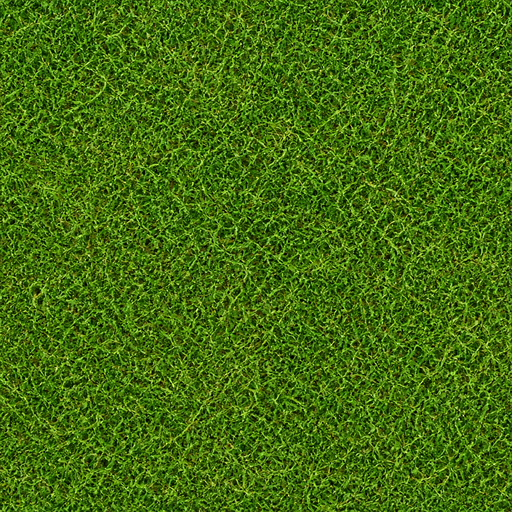
#> input picture Assets/Resources/Art/grass.png, 512 x 512 px
$ python art0-leafwrap-probe.py ../Assets/Resources/Art/grass.png ../Assets/Resources/Art/grass.png ../Assets/Resources/Art/grass.png ../Assets/Resources/Art/grass.png
#> lines starting #> are read from the running program, lines starting #| are printed output that depends on the picture
#!/usr/bin/env python3
"""ART-0 leaf wrap probe: measure a tiled material's wrap seam independently of the generator.

Reports, per image and per axis:
  cut / inner   - |first edge pixel - last edge pixel| vs |neighbour| in 0-255 levels.
  seam rank     - where the wrap step sits in the ranked list of ALL the steps the tiled
                  sheet shows (a 3 x 3 repeat). Rank 100 % means "the worst step in the whole
                  sheet is at the seam", i.e. a line the eye can find; a rank inside the
                  interior distribution means the seam is just another neighbour step.
                  This is the metric the ART-0 card's rolled-crop trap needed: a mean cannot
                  see a step that has moved inside, and a rank cannot be gamed by moving it.

Also writes the blind A/B sheets the eye reads:
  <out>/<name>_3x3_blind.png  - two 3 x 3 repeats side by side, native 1:1
  <out>/<name>_game_blind.png - the same two, each tile drawn 64 px (the swatch scale)

Run: python Tools/art0-leafwrap-probe.py OLD.png NEW.png OUTDIR [name]
"""

import os
import sys

import numpy as np
from PIL import Image


def cut_inner(a, axis):
    cut = np.abs(a.take(0, axis=axis).astype(np.int16) - a.take(-1, axis=axis).astype(np.int16))
    inner = np.abs(np.diff(a.astype(np.int16), axis=axis))
    return float(cut.mean()), float(inner.mean())


def seam_rank(a, axis, repeat=3):
    """Rank (0-100 %) of the wrap step among every step of a `repeat` x `repeat` tiling."""
    sheet = np.concatenate([np.concatenate([a] * repeat, axis=1)] * repeat, axis=0)
    steps = np.abs(np.diff(sheet.astype(np.int16), axis=axis)).mean(axis=2)     # (rows, cols-1)
    n = a.shape[axis]
    seam_idx = [(k + 1) * n - 1 for k in range(repeat - 1)]        # step that crosses a wrap
    seam = np.array([steps.take(i, axis=axis).mean() for i in seam_idx])
    keep = np.setdiff1d(np.arange(steps.shape[axis]), np.array(seam_idx))
    flat = np.sort(steps.take(keep, axis=axis).ravel())
    pct = [float((flat < s).mean() * 100.0) for s in seam]
    return float(np.mean(seam)), float(np.max(pct)), float(np.median(pct))


def sheet(img, tile, tiles_x, tiles_y):
    small = img.resize((tile, tile), Image.LANCZOS)
    out = Image.new("RGB", (tile * tiles_x, tile * tiles_y))
    for y in range(tiles_y):
        for x in range(tiles_x):
            out.paste(small, (x * tile, y * tile))
    return out


def main():
    old_path, new_path, outdir = sys.argv[1], sys.argv[2], sys.argv[3]
    name = sys.argv[4] if len(sys.argv) > 4 else os.path.splitext(os.path.basename(new_path))[0]
    os.makedirs(outdir, exist_ok=True)
    old = Image.open(old_path).convert("RGB")
#> old is the input picture: PIL image 512x512 RGB; mean R, G, B 68.3, 109, 15.6
    new = Image.open(new_path).convert("RGB")
    print("old %s  new %s  size %s" % (old_path, new_path, old.size))
#| old ../Assets/Resources/Art/grass.png  new ../Assets/Resources/Art/grass.png  size (512, 512)
    for label, img in (("OLD", old), ("NEW", new)):
        a = np.asarray(img).astype(np.float64)
        for axis, ax_name in ((1, "X"), (0, "Y")):
            cut, inner = cut_inner(a, axis)
            seam, pct_max, pct_med = seam_rank(a, axis)
            print("%s %s: cut %.2f inner %.2f ratio %.2f | seam step %.2f rank max %.1f%% median %.1f%%"
                  % (label, ax_name, cut, inner, cut / inner, seam, pct_max, pct_med))
#> this loop made 2 passes
#> label on passes 1 to 2: 'OLD', 'NEW'
#| OLD X: cut 30.17 inner 26.20 ratio 1.15 | seam step 30.17 rank max 66.0% median 66.0%
#| OLD Y: cut 29.34 inner 26.20 ratio 1.12 | seam step 29.34 rank max 64.9% median 64.9%
#| NEW X: cut 30.17 inner 26.20 ratio 1.15 | seam step 30.17 rank max 66.0% median 66.0%
#| NEW Y: cut 29.34 inner 26.20 ratio 1.12 | seam step 29.34 rank max 64.9% median 64.9%
#> pass 1, in cut_inner, `inner = np.abs(np.diff(a.astype(np.int16), axis=axis))`:
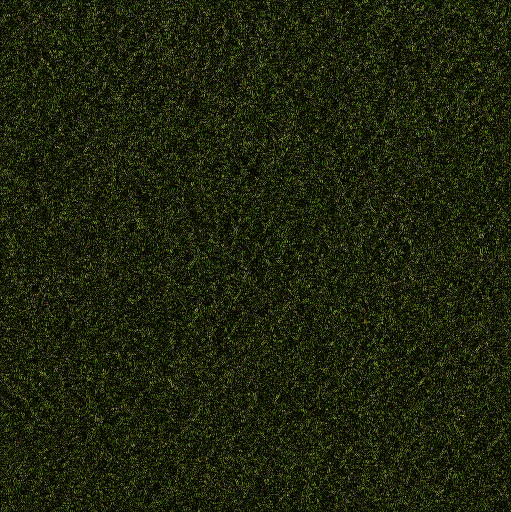
#> inner: shape (512, 511, 3) int16; mean R, G, B 30.5, 36, 12.2
#> pass 1, in seam_rank, `sheet = np.concatenate([np.concatenate([a] * repeat, axis=1)] * repeat..`:
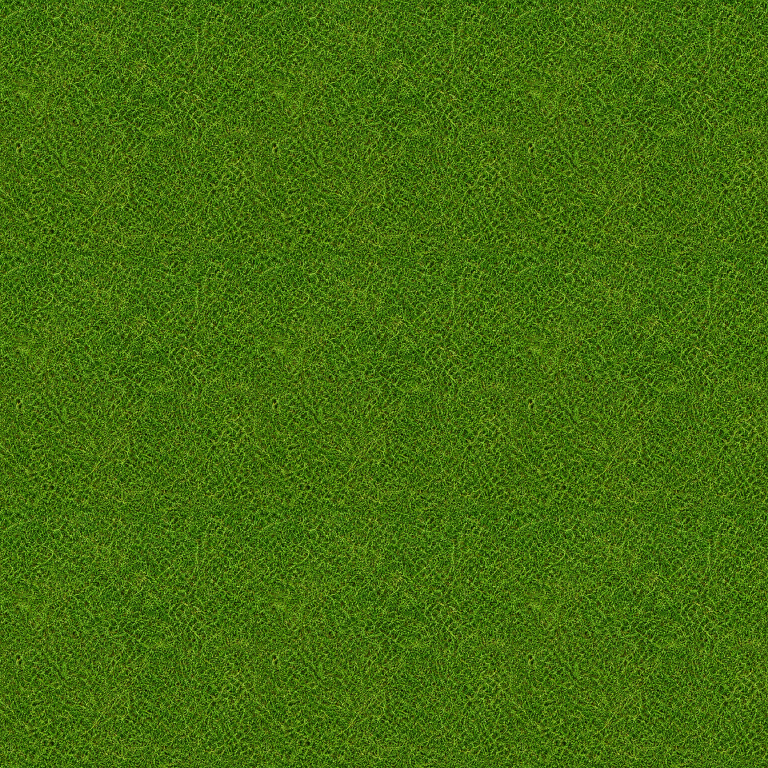
#> sheet: shape (1536, 1536, 3) float64 (shown at 1/2 size); mean R, G, B 68.3, 109, 15.6
#> pass 1, in seam_rank, `steps = np.abs(np.diff(sheet.astype(np.int16), axis=axis)).mean(axis=2)`:
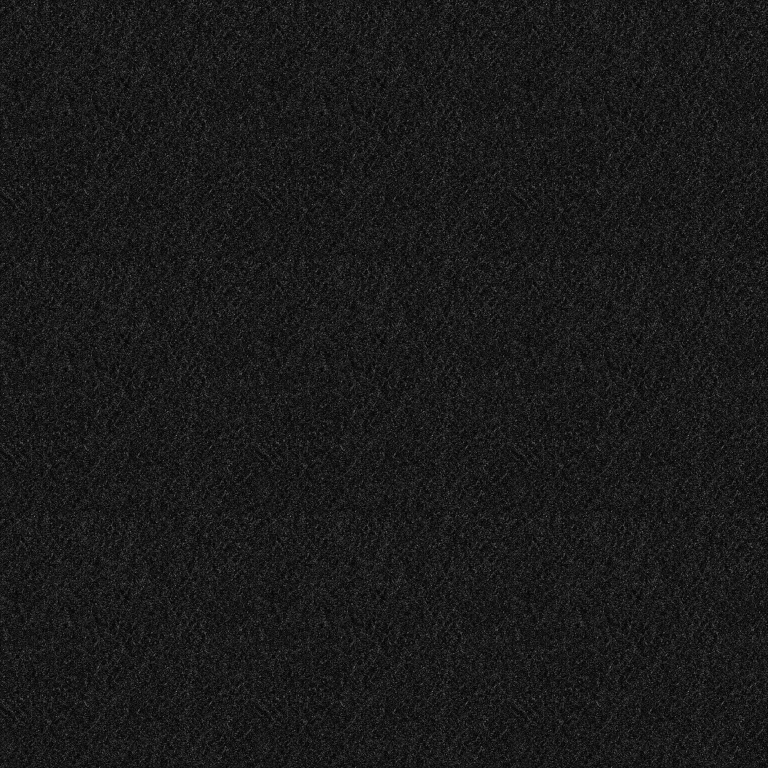
#> steps: shape (1536, 1535) float64 (shown at 1/2 size); min 0, max 175, mean 26.2

    ob, nb = np.asarray(old).astype(np.int16), np.asarray(new).astype(np.int16)
    changed = np.abs(ob - nb).max(axis=2) > 0
#> changed: shape (512, 512) bool; every value is 0
    band = 32
    interior = changed.copy()
    interior[:, -band:] = False
    interior[-band:, :] = False
    if changed.any():
        ys, xs = np.nonzero(changed)
        print("old vs new: %d px of %d (%.2f %%), bbox x %d..%d y %d..%d | outside the %d px tail "
              "bands: %d px" % (int(changed.sum()), changed.size, 100.0 * changed.mean(),
                                xs.min(), xs.max(), ys.min(), ys.max(), band, int(interior.sum())))

    side = 900
    pair = Image.new("RGB", (side * 2 + 12, side), (24, 24, 28))
    for i, img in enumerate((old, new)):
        pair.paste(sheet(img, side // 3, 3, 3), (i * (side + 12), 0))
#> this loop made 2 passes
#> pass 1, in sheet, `small = img.resize((tile, tile), Image.LANCZOS)`:
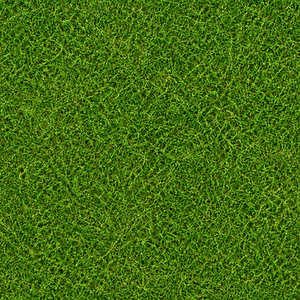
#> small: PIL image 300x300 RGB; mean R, G, B 68.3, 109, 15.7
#> after the loop:
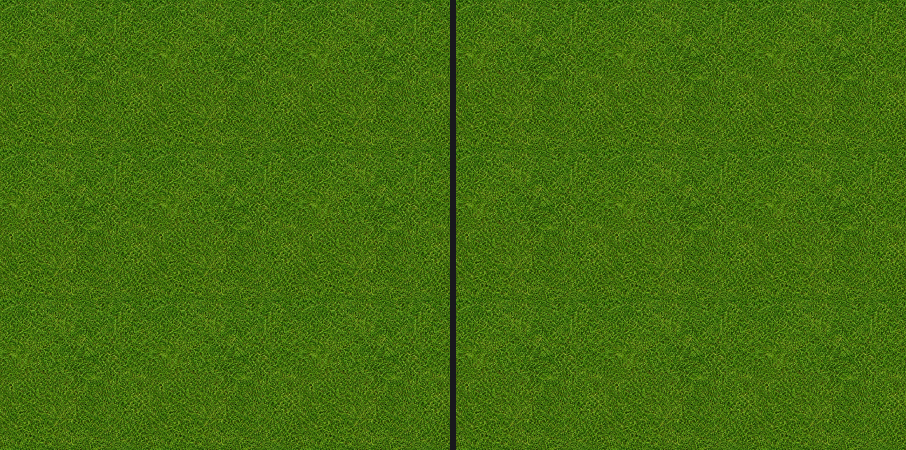
#> pair: PIL image 1812x900 RGB (shown at 1/2 size); mean R, G, B 68, 108.5, 15.8
    p1 = os.path.join(outdir, name + "_3x3_blind.png")
    pair.save(p1)

    game = Image.new("RGB", (64 * 12 * 2 + 24, 64 * 5), (24, 24, 28))
    for i, img in enumerate((old, new)):
        game.paste(sheet(img, 64, 12, 5), (i * (64 * 12 + 24), 0))
#> this loop made 2 passes
#> pass 1, in sheet (call 3), `small = img.resize((tile, tile), Image.LANCZOS)`:
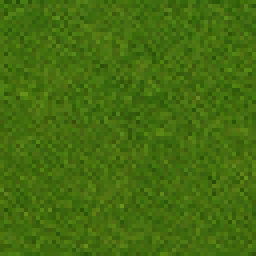
#> small: PIL image 64x64 RGB (shown 4 times larger); mean R, G, B 68.3, 109, 15.6
#> after the loop:
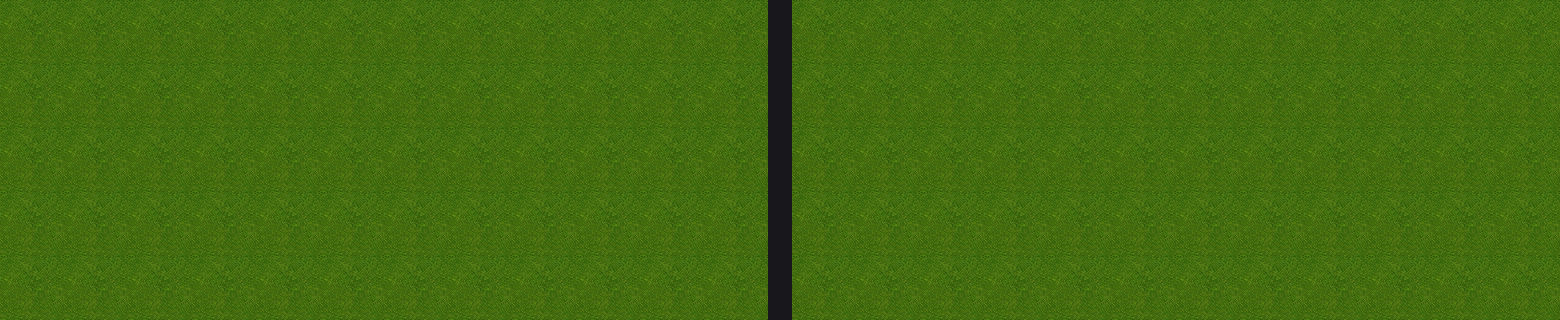
#> game: PIL image 1560x320 RGB; mean R, G, B 67.6, 107.7, 15.8
    p2 = os.path.join(outdir, name + "_game_blind.png")
    game.save(p2)
    print("wrote %s and %s" % (p1, p2))


if __name__ == "__main__":
    main()
